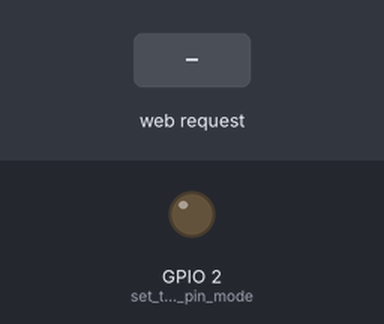
Recording of a sketch running on a simulated ESP32. On the bench: output pins drawn as LEDs (lit = HIGH). Inputs (shaded band) come from the test bench. WiFi joins after 1.5 s; servers stay silent unless stated; what the sketch prints to the serial monitor is not drawn.

Above: at 2.7 s.
2.8 s: HTTP request GET /H received
At 3.3 s:
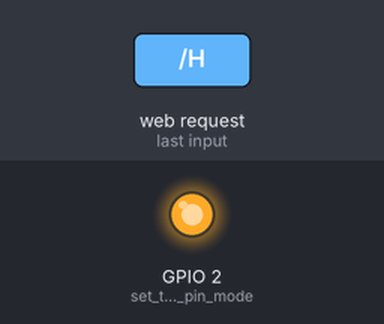
4.3 s: HTTP request GET /L received
At 5.7 s:
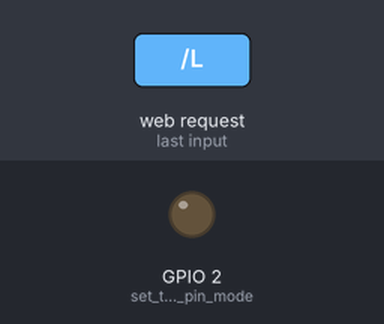
Timing chart, 0 to 7.3 s (numbered marks = the images above; inputs shaded):
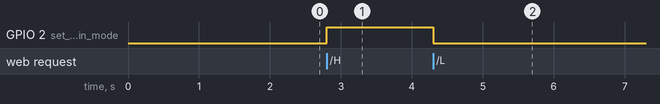

Measured:
- after the input at 2.8 s, GPIO 2 (set_the_LED_pin_mode): LOW → HIGH at once
- after the input at 4.3 s, GPIO 2 (set_the_LED_pin_mode): HIGH → LOW at once

The sketch:

WebServer_to_control_led.ino
```cpp
#include <WiFi.h>

const char* ssid     = "sincgrid";
const char* password = "sincgrid.com";

WiFiServer server(80);

void setup()
{
    Serial.begin(115200);
    pinMode(2, OUTPUT);      // set the LED pin mode

    delay(10);

    // We start by connecting to a WiFi network

    Serial.println();
    Serial.println();
    Serial.print("Connecting to ");
    Serial.println(ssid);

    WiFi.begin(ssid, password);

    while (WiFi.status() != WL_CONNECTED) {
        delay(500);
        Serial.print(".");
    }

    Serial.println("");
    Serial.println("WiFi connected.");
    Serial.println("IP address: ");
    Serial.println(WiFi.localIP());

    server.begin();

}

int value = 0;

void loop(){
 WiFiClient client = server.available();   // listen for incoming clients

  if (client) {                             // if you get a client,
    Serial.println("New Client.");           // print a message out the serial port
    String currentLine = "";                // make a String to hold incoming data from the client
    while (client.connected()) {            // loop while the client's connected
      if (client.available()) {             // if there's bytes to read from the client,
        char c = client.read();             // read a byte, then
        Serial.write(c);                    // print it out the serial monitor
        if (c == '\n') {                    // if the byte is a newline character

          // if the current line is blank, you got two newline characters in a row.
          // that's the end of the client HTTP request, so send a response:
          if (currentLine.length() == 0) {
            // HTTP headers always start with a response code (e.g. HTTP/1.1 200 OK)
            // and a content-type so the client knows what's coming, then a blank line:
            client.println("HTTP/1.1 200 OK");
            client.println("Content-type:text/html");
            client.println();

            // the content of the HTTP response follows the header:
            client.print("Click <a href=\"/H\">here</a> to turn the LED on pin 2 on.<br>");
            client.print("Click <a href=\"/L\">here</a> to turn the LED on pin 2 off.<br>");

            // The HTTP response ends with another blank line:
            client.println();
            // break out of the while loop:
            break;
          } else {    // if you got a newline, then clear currentLine:
            currentLine = "";
          }
        } else if (c != '\r') {  // if you got anything else but a carriage return character,
          currentLine += c;      // add it to the end of the currentLine
        }

        // Check to see if the client request was "GET /H" or "GET /L":
        if (currentLine.endsWith("GET /H")) {
          digitalWrite(2, HIGH);               // GET /H turns the LED on
        }
        if (currentLine.endsWith("GET /L")) {
          digitalWrite(2, LOW);                // GET /L turns the LED off
        }
      }
    }
    // close the connection:
    client.stop();
    Serial.println("Client Disconnected.");
  }
}
```
